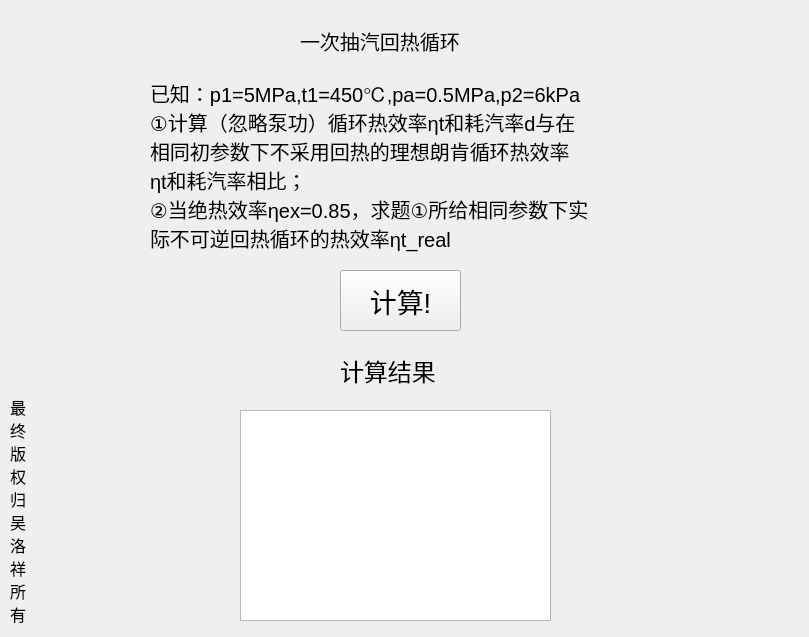
<?xml version="1.0" encoding="UTF-8"?>
<ui version="4.0">
 <class>ThermodynamicsAssignments</class>
 <widget class="QWidget" name="ThermodynamicsAssignments">
  <property name="geometry">
   <rect>
    <x>0</x>
    <y>0</y>
    <width>809</width>
    <height>637</height>
   </rect>
  </property>
  <property name="windowTitle">
   <string>Form</string>
  </property>
  <widget class="QLabel" name="label1_3">
   <property name="geometry">
    <rect>
     <x>340</x>
     <y>340</y>
     <width>121</width>
     <height>61</height>
    </rect>
   </property>
   <property name="font">
    <font>
     <pointsize>18</pointsize>
    </font>
   </property>
   <property name="layoutDirection">
    <enum>Qt::LeftToRight</enum>
   </property>
   <property name="text">
    <string>计算结果</string>
   </property>
  </widget>
  <widget class="QLabel" name="label1_2">
   <property name="geometry">
    <rect>
     <x>150</x>
     <y>60</y>
     <width>571</width>
     <height>211</height>
    </rect>
   </property>
   <property name="font">
    <font>
     <pointsize>15</pointsize>
    </font>
   </property>
   <property name="text">
    <string>已知：p1=5MPa,t1=450℃,pa=0.5MPa,p2=6kPa
①计算（忽略泵功）循环热效率ηt和耗汽率d与在
相同初参数下不采用回热的理想朗肯循环热效率
ηt和耗汽率相比；
②当绝热效率ηex=0.85，求题①所给相同参数下实
际不可逆回热循环的热效率ηt_real</string>
   </property>
  </widget>
  <widget class="QPushButton" name="pushButton">
   <property name="geometry">
    <rect>
     <x>340</x>
     <y>270</y>
     <width>121</width>
     <height>61</height>
    </rect>
   </property>
   <property name="font">
    <font>
     <pointsize>20</pointsize>
    </font>
   </property>
   <property name="text">
    <string>计算!</string>
   </property>
  </widget>
  <widget class="QTextBrowser" name="textBrowser">
   <property name="geometry">
    <rect>
     <x>240</x>
     <y>410</y>
     <width>311</width>
     <height>211</height>
    </rect>
   </property>
   <property name="font">
    <font>
     <pointsize>15</pointsize>
    </font>
   </property>
   <property name="html">
    <string>&lt;!DOCTYPE HTML PUBLIC &quot;-//W3C//DTD HTML 4.0//EN&quot; &quot;http://www.w3.org/TR/REC-html40/strict.dtd&quot;&gt;
&lt;html&gt;&lt;head&gt;&lt;meta name=&quot;qrichtext&quot; content=&quot;1&quot; /&gt;&lt;style type=&quot;text/css&quot;&gt;
p, li { white-space: pre-wrap; }
&lt;/style&gt;&lt;/head&gt;&lt;body style=&quot; font-family:'SimSun'; font-size:15pt; font-weight:400; font-style:normal;&quot;&gt;
&lt;p style=&quot;-qt-paragraph-type:empty; margin-top:0px; margin-bottom:0px; margin-left:0px; margin-right:0px; -qt-block-indent:0; text-indent:0px; font-size:8pt;&quot;&gt;&lt;br /&gt;&lt;/p&gt;&lt;/body&gt;&lt;/html&gt;</string>
   </property>
  </widget>
  <widget class="QLabel" name="label1">
   <property name="geometry">
    <rect>
     <x>300</x>
     <y>20</y>
     <width>211</width>
     <height>41</height>
    </rect>
   </property>
   <property name="font">
    <font>
     <pointsize>15</pointsize>
    </font>
   </property>
   <property name="text">
    <string>一次抽汽回热循环</string>
   </property>
  </widget>
  <widget class="QLabel" name="label">
   <property name="geometry">
    <rect>
     <x>10</x>
     <y>390</y>
     <width>41</width>
     <height>241</height>
    </rect>
   </property>
   <property name="font">
    <font>
     <pointsize>12</pointsize>
    </font>
   </property>
   <property name="text">
    <string>最
终
版
权
归
吴
洛
祥
所
有</string>
   </property>
  </widget>
 </widget>
 <resources/>
 <connections>
  <connection>
   <sender>pushButton</sender>
   <signal>clicked()</signal>
   <receiver>ThermodynamicsAssignments</receiver>
   <slot>calculate_answer()</slot>
   <hints>
    <hint type="sourcelabel">
     <x>420</x>
     <y>221</y>
    </hint>
    <hint type="destinationlabel">
     <x>522</x>
     <y>411</y>
    </hint>
   </hints>
  </connection>
 </connections>
 <slots>
  <slot>calculate_answer()</slot>
 </slots>
</ui>
